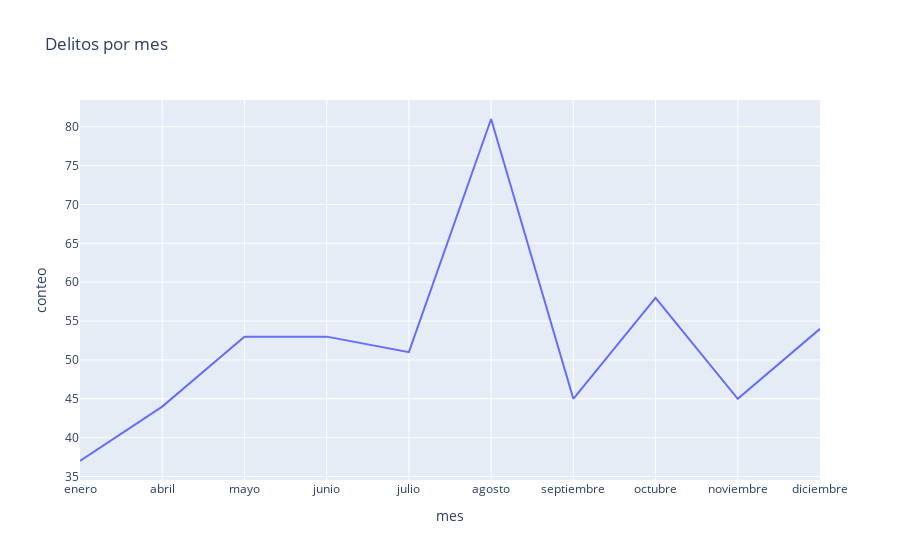

This figure's notebook cell:
### Code cell
fig = px.line(df_melted.query("delito_semaforo == 'Narcomenudeo' and entidad == 'Aguascalientes' and anio == 2015"), x="mes", y="conteo", title='Delitos por mes')
fig.show()

### Figure 1 — Plotly figure (JSON) as saved in the notebook; plotly's stock layout.template omitted (floating-point values rounded to 4 significant figures)
{"data": [{"hovertemplate": "mes=%{x}<br>conteo=%{y}<extra></extra>", "legendgroup": "", "line": {"color": "#636efa", "dash": "solid"}, "marker": {"symbol": "circle"}, "mode": "lines", "name": "", "orientation": "v", "showlegend": false, "type": "scatter", "x": ["enero", "abril", "mayo", "junio", "julio", "agosto", "septiembre", "octubre", "noviembre", "diciembre"], "xaxis": "x", "y": [37, 44, 53, 53, 51, 81, 45, 58, 45, 54], "yaxis": "y"}], "layout": {"legend": {"tracegroupgap": 0}, "title": {"text": "Delitos por mes"}, "xaxis": {"anchor": "y", "domain": [0, 1], "title": {"text": "mes"}}, "yaxis": {"anchor": "x", "domain": [0, 1], "title": {"text": "conteo"}}}}
